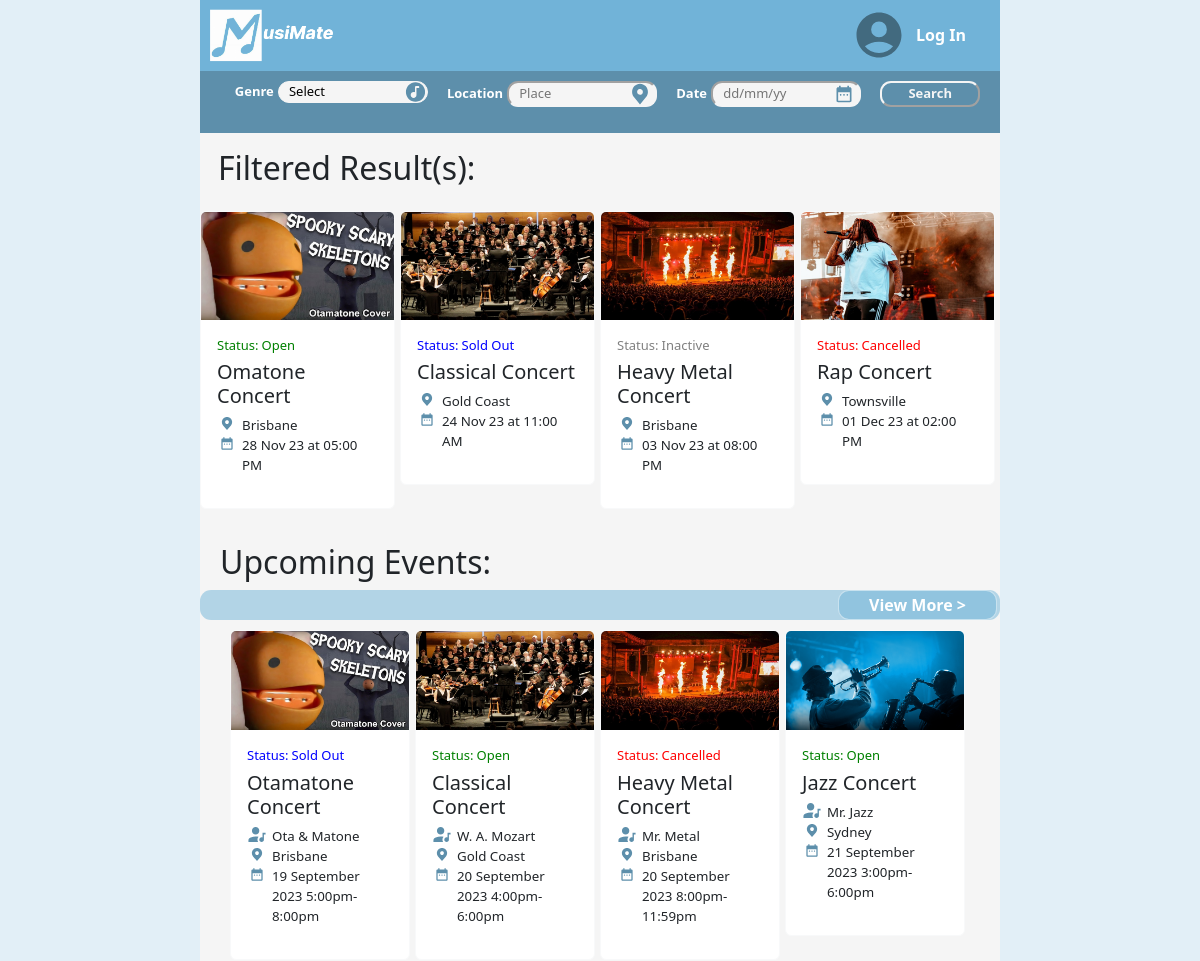
Before: / (upper part) with the older database file.
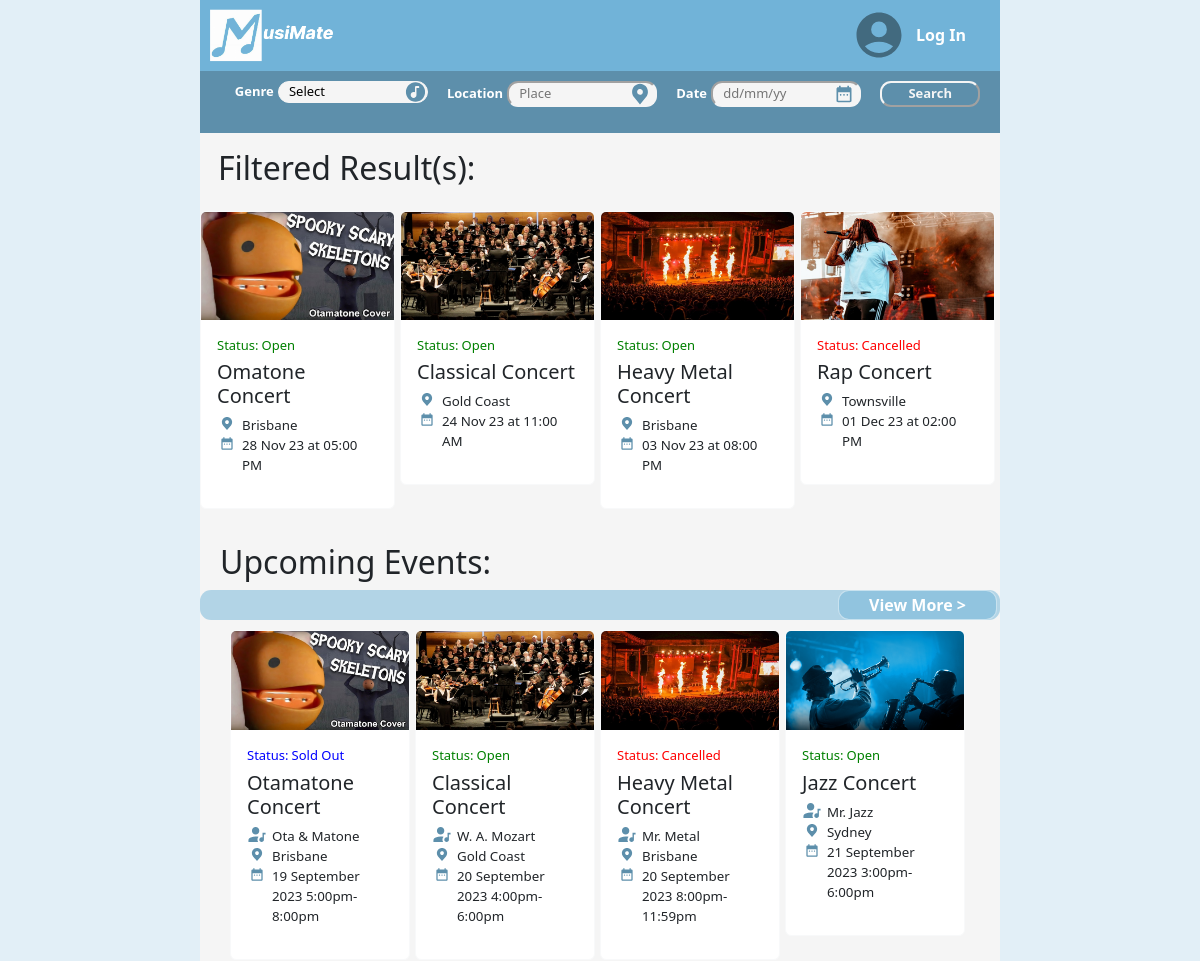
After: the same page with the newer database file.
### musimate/models.py (models this page shows, shortened)
class Event(db.Model):
    __tablename__ = 'events'
    id = db.Column(db.Integer, primary_key=True)
    status = db.Column(db.String(10), default='Open')
    name = db.Column(db.String(80))
    description = db.Column(db.String(200))
    genre = db.Column(db.String(40))
    location = db.Column(db.String(200))
    date = db.Column(db.DateTime)
    image = db.Column(db.String(400))
    quantity = db.Column(db.Integer)
    quantitySold = db.Column(db.Integer, default=0)
    price = db.Column(db.Float)
    user_id = db.Column(db.Integer, db.ForeignKey('users.id'))
    comments = db.relationship('Comment', backref='event')
    orders = db.relationship('Order', backref = 'event')

### musimate/views.py (the view, shortened to what this page needs)
@mainbp.route('/')
def index():
    events = db.session.scalars(db.select(Event)).all()
    genres = db.session.scalars(db.select(Event.genre.distinct())).all()
    for event in events:
        if event.status != 'Inactive' and event.date < datetime.now():
            event.status = "Inactive"
            db.session.commit()
        elif event.status != 'Sold Out' and event.status != 'Cancelled' and event.quantity <= event.quantitySold:
            event.status = "Sold Out"
            db.session.commit()
        elif event.status == 'Sold Out' and event.quantity > event.quantitySold:
            event.status = "Open"
            db.session.commit()
    return render_template('index.html', events=events, num_events=len(events), genres=genres, selected_genre='Select', selected_location='', selected_date='')

### musimate/templates/index.html (shortened to what the changed rows need)
{% extends 'base.html' %}
{% block content %}
{% if num_events == 0 %}
<div class="d-flex p-4 justify-content-center">
   <h4>No Events</h4>
</div>
{% else %}
<div class="d-flex p-3 justify-content-start">
   <h2 style="margin-left: 2px" >Filtered Result(s): </h2>
</div>
<div class="card-group">
   {% for event in events %}
   <div class="col-lg-3 col-md-4 col-sm-6 lastCard">
      <a href="{{ url_for('event.show', id=event.id) }}" style="text-decoration:none">
         <div class="card border-light">
            <img class="card-img-top" src="{{ event.image }}" alt="Card image" style="width:100%">
            <div class="card-body">
               <row class="row">
                  <div class="d-flex justify-content-left">
                     <div>
                        <p class="cardDetails {{ event.status }}" style="font-size:small; margin-bottom:5px;"> Status:</p>
                     </div>
                     <div>
                        <p class="cardDetails {{ event.status }}" id="status"
                           style="font-size: small; margin-left:3px; margin-bottom:5px;">
                           {{ event.status }}</p>
                     </div>
                  </div>
               </row>
               <h5 class="card-title">{{ event.name }}</h5>
               <row class="row">
                  <div class="d-flex justify-content-left">
                     <div>
                        <img src="static/svg/location.svg" class="cardIcons">
                     </div>
                     <div>
                        <p class="cardDetails" id="location" style="margin:auto;">{{ event.location }}</p>
                     </div>
                  </div>
               </row>
               <row class="row">
                  <div class="d-flex justify-content-left">
                     <div>
                        <img src="static/svg/date.svg" class="cardIcons">
                     </div>
                     <div>
                        <p class="cardDetails" id="Date">{{ event.date.strftime("%d %b %y at %I:%M %p") }}</p>
                     </div>
                  </div>
               </row>
            </div>
         </div>
      </a>
   </div>
   {% endfor %}
</div>
{% endif %}
<div class="main">
   <br>
   <h2 style="margin-left: 20px;">Upcoming Events:</h2>
   <br>
</div>
{% endblock %}

Changed rows visible on the page:
changed Event "Classical Concert": status "Sold Out" → "Open"
changed Event "Heavy Metal Concert": status "Inactive" → "Open"
